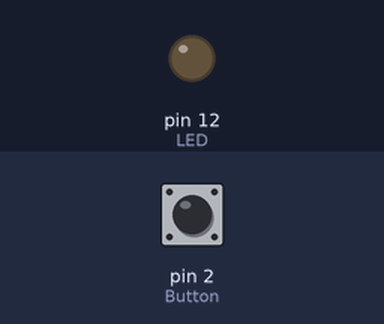
This sketch was run on a simulated Arduino Uno, built with avr-gcc and run on an emulated ATmega328P. Parts: output pins drawn as LEDs (lit = HIGH). The inputs (shaded band) are chosen by the test bench; at power-on: pin 2 (Button) LOW.

Above: at 1.2 s.
1.3 s: pin 2 (Button) pulled HIGH for 0.15 s
At 1.37 s:
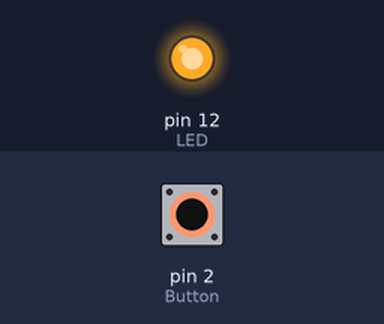
2.9 s: pin 2 (Button) pulled HIGH for 3.2 s
At 7.0 s:
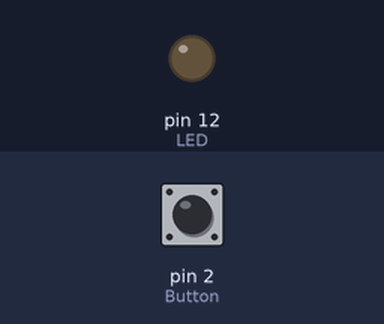
Timing chart, 0 to 8.5 s (numbered marks = the images above; inputs shaded):
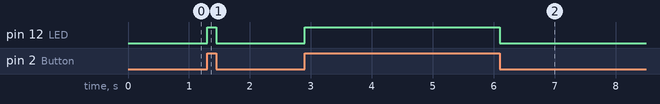

Measured:
- after the input at 1.3 s, pin 12 (LED): LOW → HIGH at once, → LOW 0.15 s later
- after the input at 2.9 s, pin 12 (LED): LOW → HIGH at once, → LOW 3.2 s later

The sketch:

demo-open-led-with-button.ino
```cpp
  /*
  Light with buttton
  Turns an LED if the button is clicked
  */

const int LED = 12; // number of which the cable connected with in Arduino with LED
const int Button = 2; // number of which the cable connected with in Arduino with button

// the setup function runs once when you press reset or power the board
void setup() {
  // initialize digital pin LED as an output.
  pinMode(LED, OUTPUT);
  pinMode(Button, INPUT);
}

// the loop function runs over and over again forever
void loop() {
  int KeyState = digitalRead(Button);
  if (KeyState == 1) {
    digitalWrite(LED, HIGH);   // turn the LED on (HIGH is the voltage level)

  } else {
     digitalWrite(LED, LOW);    // turn the LED off by making the voltage LOW
  }
}
```
